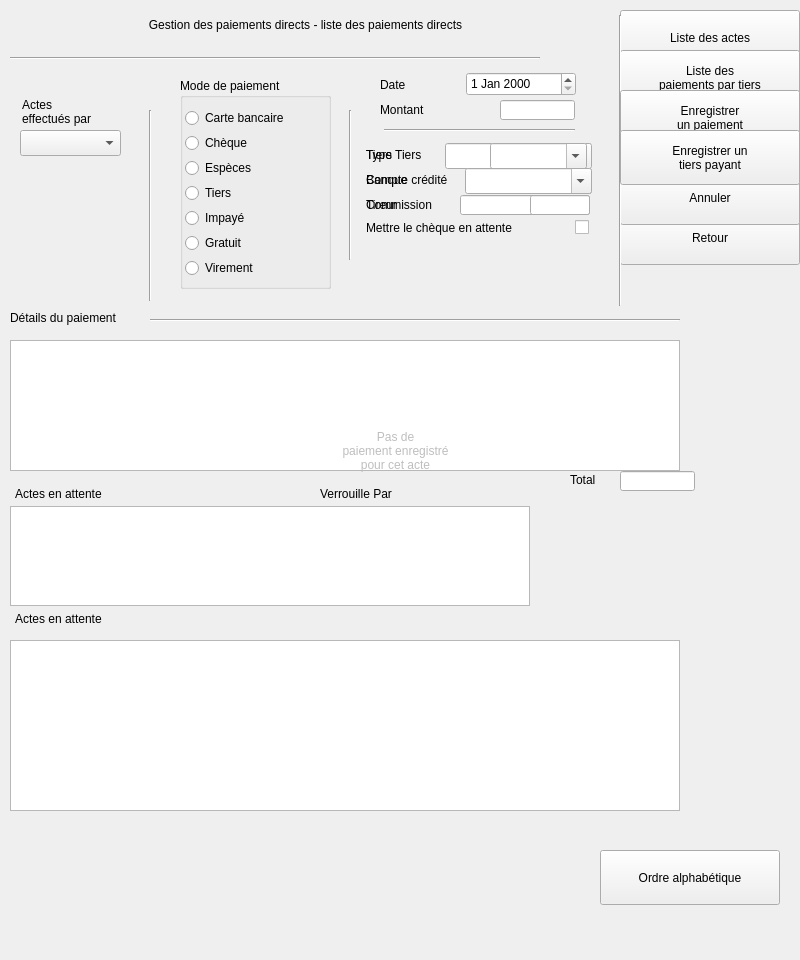
<?xml version="1.0" encoding="UTF-8"?>
<ui version="4.0">
 <class>dlg_paiement</class>
 <widget class="QDialog" name="dlg_paiement">
  <property name="geometry">
   <rect>
    <x>0</x>
    <y>0</y>
    <width>800</width>
    <height>960</height>
   </rect>
  </property>
  <property name="sizePolicy">
   <sizepolicy hsizetype="Minimum" vsizetype="Fixed">
    <horstretch>0</horstretch>
    <verstretch>0</verstretch>
   </sizepolicy>
  </property>
  <property name="minimumSize">
   <size>
    <width>800</width>
    <height>960</height>
   </size>
  </property>
  <property name="maximumSize">
   <size>
    <width>800</width>
    <height>960</height>
   </size>
  </property>
  <property name="windowTitle">
   <string>Dialog</string>
  </property>
  <widget class="QFrame" name="TypePaiementframe">
   <property name="geometry">
    <rect>
     <x>170</x>
     <y>70</y>
     <width>430</width>
     <height>230</height>
    </rect>
   </property>
   <property name="minimumSize">
    <size>
     <width>0</width>
     <height>135</height>
    </size>
   </property>
   <property name="maximumSize">
    <size>
     <width>520</width>
     <height>250</height>
    </size>
   </property>
   <property name="frameShape">
    <enum>QFrame::NoFrame</enum>
   </property>
   <property name="frameShadow">
    <enum>QFrame::Raised</enum>
   </property>
   <widget class="QComboBox" name="TierscomboBox">
    <property name="geometry">
     <rect>
      <x>275</x>
      <y>73</y>
      <width>147</width>
      <height>26</height>
     </rect>
    </property>
    <property name="editable">
     <bool>true</bool>
    </property>
   </widget>
   <widget class="QLineEdit" name="MontantlineEdit">
    <property name="geometry">
     <rect>
      <x>330</x>
      <y>30</y>
      <width>75</width>
      <height>20</height>
     </rect>
    </property>
   </widget>
   <widget class="QLineEdit" name="TireurChequelineEdit">
    <property name="geometry">
     <rect>
      <x>290</x>
      <y>125</y>
      <width>130</width>
      <height>20</height>
     </rect>
    </property>
   </widget>
   <widget class="QComboBox" name="BanqueChequecomboBox">
    <property name="geometry">
     <rect>
      <x>325</x>
      <y>98</y>
      <width>97</width>
      <height>26</height>
     </rect>
    </property>
    <property name="editable">
     <bool>true</bool>
    </property>
    <property name="insertPolicy">
     <enum>QComboBox::NoInsert</enum>
    </property>
   </widget>
   <widget class="QLabel" name="TiersPayeurlabel">
    <property name="geometry">
     <rect>
      <x>196</x>
      <y>75</y>
      <width>60</width>
      <height>20</height>
     </rect>
    </property>
    <property name="text">
     <string>Tiers</string>
    </property>
   </widget>
   <widget class="QLabel" name="Banquelabel">
    <property name="geometry">
     <rect>
      <x>196</x>
      <y>100</y>
      <width>60</width>
      <height>20</height>
     </rect>
    </property>
    <property name="text">
     <string>Banque</string>
    </property>
   </widget>
   <widget class="QLabel" name="Tireurlabel">
    <property name="geometry">
     <rect>
      <x>196</x>
      <y>125</y>
      <width>60</width>
      <height>20</height>
     </rect>
    </property>
    <property name="text">
     <string>Tireur</string>
    </property>
   </widget>
   <widget class="QLabel" name="Montantlabel">
    <property name="geometry">
     <rect>
      <x>210</x>
      <y>30</y>
      <width>60</width>
      <height>20</height>
     </rect>
    </property>
    <property name="text">
     <string>Montant</string>
    </property>
   </widget>
   <widget class="QGroupBox" name="PaiementgroupBox">
    <property name="geometry">
     <rect>
      <x>10</x>
      <y>8</y>
      <width>151</width>
      <height>211</height>
     </rect>
    </property>
    <property name="focusPolicy">
     <enum>Qt::NoFocus</enum>
    </property>
    <property name="title">
     <string>Mode de paiement</string>
    </property>
    <property name="flat">
     <bool>false</bool>
    </property>
    <property name="checkable">
     <bool>false</bool>
    </property>
    <widget class="QRadioButton" name="ChequeradioButton">
     <property name="geometry">
      <rect>
       <x>5</x>
       <y>55</y>
       <width>130</width>
       <height>20</height>
      </rect>
     </property>
     <property name="focusPolicy">
      <enum>Qt::StrongFocus</enum>
     </property>
     <property name="text">
      <string>Chèque</string>
     </property>
    </widget>
    <widget class="QRadioButton" name="CarteCreditradioButton">
     <property name="geometry">
      <rect>
       <x>5</x>
       <y>30</y>
       <width>130</width>
       <height>20</height>
      </rect>
     </property>
     <property name="focusPolicy">
      <enum>Qt::StrongFocus</enum>
     </property>
     <property name="text">
      <string>Carte bancaire</string>
     </property>
    </widget>
    <widget class="QRadioButton" name="EspecesradioButton">
     <property name="geometry">
      <rect>
       <x>5</x>
       <y>80</y>
       <width>130</width>
       <height>20</height>
      </rect>
     </property>
     <property name="focusPolicy">
      <enum>Qt::StrongFocus</enum>
     </property>
     <property name="text">
      <string>Espèces</string>
     </property>
    </widget>
    <widget class="QRadioButton" name="TiersradioButton">
     <property name="geometry">
      <rect>
       <x>5</x>
       <y>105</y>
       <width>130</width>
       <height>20</height>
      </rect>
     </property>
     <property name="text">
      <string>Tiers</string>
     </property>
    </widget>
    <widget class="QRadioButton" name="ImpayeradioButton">
     <property name="geometry">
      <rect>
       <x>5</x>
       <y>130</y>
       <width>130</width>
       <height>20</height>
      </rect>
     </property>
     <property name="text">
      <string>Impayé</string>
     </property>
    </widget>
    <widget class="QRadioButton" name="GratuitradioButton">
     <property name="geometry">
      <rect>
       <x>5</x>
       <y>155</y>
       <width>130</width>
       <height>20</height>
      </rect>
     </property>
     <property name="text">
      <string>Gratuit</string>
     </property>
    </widget>
    <widget class="QRadioButton" name="VirementradioButton">
     <property name="geometry">
      <rect>
       <x>5</x>
       <y>180</y>
       <width>130</width>
       <height>20</height>
      </rect>
     </property>
     <property name="focusPolicy">
      <enum>Qt::StrongFocus</enum>
     </property>
     <property name="text">
      <string>Virement</string>
     </property>
    </widget>
   </widget>
   <widget class="QCheckBox" name="EnAttentecheckBox">
    <property name="geometry">
     <rect>
      <x>405</x>
      <y>150</y>
      <width>18</width>
      <height>15</height>
     </rect>
    </property>
    <property name="focusPolicy">
     <enum>Qt::NoFocus</enum>
    </property>
    <property name="text">
     <string/>
    </property>
   </widget>
   <widget class="QLabel" name="EnAttentelabel">
    <property name="geometry">
     <rect>
      <x>196</x>
      <y>150</y>
      <width>181</width>
      <height>16</height>
     </rect>
    </property>
    <property name="text">
     <string>Mettre le chèque en attente</string>
    </property>
   </widget>
   <widget class="Line" name="line">
    <property name="geometry">
     <rect>
      <x>170</x>
      <y>40</y>
      <width>20</width>
      <height>150</height>
     </rect>
    </property>
    <property name="orientation">
     <enum>Qt::Vertical</enum>
    </property>
   </widget>
   <widget class="QDateEdit" name="dateEdit">
    <property name="geometry">
     <rect>
      <x>296</x>
      <y>2</y>
      <width>110</width>
      <height>24</height>
     </rect>
    </property>
    <property name="buttonSymbols">
     <enum>QAbstractSpinBox::UpDownArrows</enum>
    </property>
    <property name="maximumDate">
     <date>
      <year>2050</year>
      <month>12</month>
      <day>31</day>
     </date>
    </property>
    <property name="minimumDate">
     <date>
      <year>1990</year>
      <month>1</month>
      <day>1</day>
     </date>
    </property>
   </widget>
   <widget class="QLabel" name="CompteCreditelabel">
    <property name="geometry">
     <rect>
      <x>196</x>
      <y>100</y>
      <width>101</width>
      <height>20</height>
     </rect>
    </property>
    <property name="text">
     <string>Compte crédité</string>
    </property>
   </widget>
   <widget class="Line" name="line_3">
    <property name="geometry">
     <rect>
      <x>214</x>
      <y>50</y>
      <width>191</width>
      <height>20</height>
     </rect>
    </property>
    <property name="orientation">
     <enum>Qt::Horizontal</enum>
    </property>
   </widget>
   <widget class="QLineEdit" name="CommissionlineEdit">
    <property name="geometry">
     <rect>
      <x>360</x>
      <y>125</y>
      <width>60</width>
      <height>20</height>
     </rect>
    </property>
   </widget>
   <widget class="QLabel" name="Commissionlabel">
    <property name="geometry">
     <rect>
      <x>196</x>
      <y>125</y>
      <width>90</width>
      <height>20</height>
     </rect>
    </property>
    <property name="text">
     <string>Commission</string>
    </property>
   </widget>
   <widget class="QLabel" name="TypeTierslabel">
    <property name="geometry">
     <rect>
      <x>196</x>
      <y>75</y>
      <width>71</width>
      <height>20</height>
     </rect>
    </property>
    <property name="text">
     <string>Type Tiers</string>
    </property>
   </widget>
   <widget class="QComboBox" name="TypeTierscomboBox">
    <property name="geometry">
     <rect>
      <x>320</x>
      <y>73</y>
      <width>97</width>
      <height>26</height>
     </rect>
    </property>
    <property name="editable">
     <bool>true</bool>
    </property>
   </widget>
   <widget class="QLabel" name="Datelabel">
    <property name="geometry">
     <rect>
      <x>210</x>
      <y>5</y>
      <width>60</width>
      <height>20</height>
     </rect>
    </property>
    <property name="text">
     <string>Date</string>
    </property>
   </widget>
   <widget class="QComboBox" name="ComptesupComboBox">
    <property name="geometry">
     <rect>
      <x>295</x>
      <y>98</y>
      <width>127</width>
      <height>26</height>
     </rect>
    </property>
    <property name="editable">
     <bool>true</bool>
    </property>
   </widget>
  </widget>
  <widget class="QFrame" name="Detailsframe">
   <property name="geometry">
    <rect>
     <x>10</x>
     <y>310</y>
     <width>780</width>
     <height>601</height>
    </rect>
   </property>
   <property name="minimumSize">
    <size>
     <width>720</width>
     <height>510</height>
    </size>
   </property>
   <property name="maximumSize">
    <size>
     <width>800</width>
     <height>700</height>
    </size>
   </property>
   <property name="frameShape">
    <enum>QFrame::NoFrame</enum>
   </property>
   <property name="frameShadow">
    <enum>QFrame::Raised</enum>
   </property>
   <widget class="UpTableWidget" name="DetailupTableWidget">
    <property name="geometry">
     <rect>
      <x>0</x>
      <y>30</y>
      <width>670</width>
      <height>131</height>
     </rect>
    </property>
    <property name="minimumSize">
     <size>
      <width>520</width>
      <height>0</height>
     </size>
    </property>
    <property name="maximumSize">
     <size>
      <width>16777215</width>
      <height>720</height>
     </size>
    </property>
    <property name="focusPolicy">
     <enum>Qt::ClickFocus</enum>
    </property>
    <property name="horizontalScrollBarPolicy">
     <enum>Qt::ScrollBarAlwaysOff</enum>
    </property>
    <property name="editTriggers">
     <set>QAbstractItemView::NoEditTriggers</set>
    </property>
    <property name="selectionMode">
     <enum>QAbstractItemView::SingleSelection</enum>
    </property>
    <property name="selectionBehavior">
     <enum>QAbstractItemView::SelectRows</enum>
    </property>
    <attribute name="verticalHeaderVisible">
     <bool>false</bool>
    </attribute>
    <attribute name="verticalHeaderHighlightSections">
     <bool>false</bool>
    </attribute>
   </widget>
   <widget class="QLineEdit" name="TotallineEdit">
    <property name="geometry">
     <rect>
      <x>610</x>
      <y>161</y>
      <width>75</width>
      <height>20</height>
     </rect>
    </property>
    <property name="focusPolicy">
     <enum>Qt::NoFocus</enum>
    </property>
    <property name="alignment">
     <set>Qt::AlignRight|Qt::AlignTrailing|Qt::AlignVCenter</set>
    </property>
   </widget>
   <widget class="UpTableWidget" name="ListeupTableWidget">
    <property name="geometry">
     <rect>
      <x>0</x>
      <y>330</y>
      <width>670</width>
      <height>171</height>
     </rect>
    </property>
    <property name="minimumSize">
     <size>
      <width>520</width>
      <height>0</height>
     </size>
    </property>
    <property name="maximumSize">
     <size>
      <width>16777215</width>
      <height>16777215</height>
     </size>
    </property>
    <property name="mouseTracking">
     <bool>true</bool>
    </property>
    <property name="focusPolicy">
     <enum>Qt::StrongFocus</enum>
    </property>
    <property name="contextMenuPolicy">
     <enum>Qt::CustomContextMenu</enum>
    </property>
    <property name="horizontalScrollBarPolicy">
     <enum>Qt::ScrollBarAlwaysOff</enum>
    </property>
    <property name="autoScroll">
     <bool>true</bool>
    </property>
    <property name="editTriggers">
     <set>QAbstractItemView::NoEditTriggers</set>
    </property>
    <property name="tabKeyNavigation">
     <bool>false</bool>
    </property>
    <property name="showDropIndicator" stdset="0">
     <bool>false</bool>
    </property>
    <property name="dragDropOverwriteMode">
     <bool>false</bool>
    </property>
    <property name="selectionMode">
     <enum>QAbstractItemView::SingleSelection</enum>
    </property>
    <property name="selectionBehavior">
     <enum>QAbstractItemView::SelectRows</enum>
    </property>
    <property name="wordWrap">
     <bool>true</bool>
    </property>
    <property name="cornerButtonEnabled">
     <bool>true</bool>
    </property>
    <attribute name="verticalHeaderVisible">
     <bool>false</bool>
    </attribute>
    <attribute name="verticalHeaderDefaultSectionSize">
     <number>0</number>
    </attribute>
    <attribute name="verticalHeaderHighlightSections">
     <bool>false</bool>
    </attribute>
    <attribute name="verticalHeaderMinimumSectionSize">
     <number>0</number>
    </attribute>
   </widget>
   <widget class="QLabel" name="ActesEnAttentelabel">
    <property name="geometry">
     <rect>
      <x>5</x>
      <y>176</y>
      <width>501</width>
      <height>16</height>
     </rect>
    </property>
    <property name="focusPolicy">
     <enum>Qt::NoFocus</enum>
    </property>
    <property name="text">
     <string>Actes en attente</string>
    </property>
   </widget>
   <widget class="QLabel" name="Totallabel">
    <property name="geometry">
     <rect>
      <x>560</x>
      <y>162</y>
      <width>60</width>
      <height>16</height>
     </rect>
    </property>
    <property name="text">
     <string>Total</string>
    </property>
   </widget>
   <widget class="UpTableWidget" name="SalleDAttenteupTableWidget">
    <property name="geometry">
     <rect>
      <x>0</x>
      <y>196</y>
      <width>520</width>
      <height>100</height>
     </rect>
    </property>
    <property name="minimumSize">
     <size>
      <width>520</width>
      <height>0</height>
     </size>
    </property>
    <property name="maximumSize">
     <size>
      <width>720</width>
      <height>16777215</height>
     </size>
    </property>
    <property name="focusPolicy">
     <enum>Qt::ClickFocus</enum>
    </property>
    <property name="horizontalScrollBarPolicy">
     <enum>Qt::ScrollBarAlwaysOff</enum>
    </property>
    <property name="editTriggers">
     <set>QAbstractItemView::NoEditTriggers</set>
    </property>
    <property name="selectionMode">
     <enum>QAbstractItemView::SingleSelection</enum>
    </property>
    <property name="selectionBehavior">
     <enum>QAbstractItemView::SelectRows</enum>
    </property>
    <attribute name="verticalHeaderVisible">
     <bool>false</bool>
    </attribute>
    <attribute name="verticalHeaderHighlightSections">
     <bool>false</bool>
    </attribute>
   </widget>
   <widget class="UpPushButton" name="OrdreupPushButton">
    <property name="geometry">
     <rect>
      <x>590</x>
      <y>540</y>
      <width>180</width>
      <height>55</height>
     </rect>
    </property>
    <property name="focusPolicy">
     <enum>Qt::NoFocus</enum>
    </property>
    <property name="text">
     <string>Ordre alphabétique</string>
    </property>
    <property name="icon">
     <iconset resource="../assets/Images/images.qrc">
      <normaloff>:/tri.png</normaloff>:/tri.png</iconset>
    </property>
    <property name="iconSize">
     <size>
      <width>20</width>
      <height>20</height>
     </size>
    </property>
    <property name="autoDefault">
     <bool>false</bool>
    </property>
   </widget>
   <widget class="QLabel" name="ActesEnAttentelabel_2">
    <property name="geometry">
     <rect>
      <x>5</x>
      <y>301</y>
      <width>500</width>
      <height>16</height>
     </rect>
    </property>
    <property name="focusPolicy">
     <enum>Qt::NoFocus</enum>
    </property>
    <property name="text">
     <string>Actes en attente</string>
    </property>
   </widget>
   <widget class="QLabel" name="VerrouilleParlabel">
    <property name="geometry">
     <rect>
      <x>310</x>
      <y>176</y>
      <width>250</width>
      <height>16</height>
     </rect>
    </property>
    <property name="text">
     <string>Verrouille Par</string>
    </property>
   </widget>
   <widget class="QLabel" name="ActesEnAttentelabel_3">
    <property name="geometry">
     <rect>
      <x>0</x>
      <y>0</y>
      <width>131</width>
      <height>16</height>
     </rect>
    </property>
    <property name="focusPolicy">
     <enum>Qt::NoFocus</enum>
    </property>
    <property name="text">
     <string>Détails du paiement</string>
    </property>
   </widget>
   <widget class="Line" name="line2">
    <property name="geometry">
     <rect>
      <x>140</x>
      <y>0</y>
      <width>530</width>
      <height>20</height>
     </rect>
    </property>
    <property name="maximumSize">
     <size>
      <width>16777215</width>
      <height>16777215</height>
     </size>
    </property>
    <property name="orientation">
     <enum>Qt::Horizontal</enum>
    </property>
   </widget>
  </widget>
  <widget class="Line" name="line0">
   <property name="geometry">
    <rect>
     <x>10</x>
     <y>50</y>
     <width>530</width>
     <height>16</height>
    </rect>
   </property>
   <property name="maximumSize">
    <size>
     <width>1677215</width>
     <height>16777215</height>
    </size>
   </property>
   <property name="orientation">
    <enum>Qt::Horizontal</enum>
   </property>
  </widget>
  <widget class="QFrame" name="Buttonsframe">
   <property name="geometry">
    <rect>
     <x>610</x>
     <y>10</y>
     <width>191</width>
     <height>301</height>
    </rect>
   </property>
   <property name="frameShape">
    <enum>QFrame::NoFrame</enum>
   </property>
   <property name="frameShadow">
    <enum>QFrame::Raised</enum>
   </property>
   <widget class="UpPushButton" name="OKupPushButton">
    <property name="geometry">
     <rect>
      <x>10</x>
      <y>200</y>
      <width>180</width>
      <height>55</height>
     </rect>
    </property>
    <property name="sizePolicy">
     <sizepolicy hsizetype="Minimum" vsizetype="Fixed">
      <horstretch>100</horstretch>
      <verstretch>0</verstretch>
     </sizepolicy>
    </property>
    <property name="focusPolicy">
     <enum>Qt::NoFocus</enum>
    </property>
    <property name="text">
     <string>Retour</string>
    </property>
    <property name="icon">
     <iconset resource="../assets/Images/images.qrc">
      <normaloff>:/start.png</normaloff>:/start.png</iconset>
    </property>
    <property name="iconSize">
     <size>
      <width>30</width>
      <height>30</height>
     </size>
    </property>
    <property name="shortcut">
     <string>Meta+Return</string>
    </property>
    <property name="autoDefault">
     <bool>false</bool>
    </property>
    <property name="default">
     <bool>false</bool>
    </property>
    <property name="flat">
     <bool>false</bool>
    </property>
   </widget>
   <widget class="UpPushButton" name="ListActesupPushButton">
    <property name="geometry">
     <rect>
      <x>10</x>
      <y>0</y>
      <width>180</width>
      <height>55</height>
     </rect>
    </property>
    <property name="focusPolicy">
     <enum>Qt::NoFocus</enum>
    </property>
    <property name="text">
     <string>Liste des actes</string>
    </property>
    <property name="icon">
     <iconset resource="../assets/Images/images.qrc">
      <normaloff>:/egyptian-eye.png</normaloff>:/egyptian-eye.png</iconset>
    </property>
    <property name="iconSize">
     <size>
      <width>45</width>
      <height>45</height>
     </size>
    </property>
    <property name="autoDefault">
     <bool>false</bool>
    </property>
   </widget>
   <widget class="UpPushButton" name="AnnulupPushButton">
    <property name="geometry">
     <rect>
      <x>10</x>
      <y>160</y>
      <width>180</width>
      <height>55</height>
     </rect>
    </property>
    <property name="focusPolicy">
     <enum>Qt::NoFocus</enum>
    </property>
    <property name="text">
     <string>Annuler</string>
    </property>
    <property name="icon">
     <iconset resource="../assets/Images/images.qrc">
      <normaloff>:/Supprime.png</normaloff>:/Supprime.png</iconset>
    </property>
    <property name="iconSize">
     <size>
      <width>30</width>
      <height>30</height>
     </size>
    </property>
    <property name="autoDefault">
     <bool>false</bool>
    </property>
   </widget>
   <widget class="UpPushButton" name="ListPaiementsTiersupPushButton">
    <property name="geometry">
     <rect>
      <x>10</x>
      <y>40</y>
      <width>180</width>
      <height>55</height>
     </rect>
    </property>
    <property name="focusPolicy">
     <enum>Qt::NoFocus</enum>
    </property>
    <property name="text">
     <string>Liste des
paiements par tiers</string>
    </property>
    <property name="icon">
     <iconset resource="../assets/Images/images.qrc">
      <normaloff>:/RARFile.ico</normaloff>:/RARFile.ico</iconset>
    </property>
    <property name="iconSize">
     <size>
      <width>32</width>
      <height>32</height>
     </size>
    </property>
    <property name="autoDefault">
     <bool>false</bool>
    </property>
   </widget>
   <widget class="Line" name="line_2">
    <property name="geometry">
     <rect>
      <x>0</x>
      <y>5</y>
      <width>20</width>
      <height>291</height>
     </rect>
    </property>
    <property name="orientation">
     <enum>Qt::Vertical</enum>
    </property>
   </widget>
   <widget class="UpPushButton" name="NouvPaiementupPushButton">
    <property name="geometry">
     <rect>
      <x>10</x>
      <y>80</y>
      <width>180</width>
      <height>55</height>
     </rect>
    </property>
    <property name="focusPolicy">
     <enum>Qt::NoFocus</enum>
    </property>
    <property name="text">
     <string>Enregistrer
un paiement</string>
    </property>
    <property name="icon">
     <iconset resource="../assets/Images/images.qrc">
      <normaloff>:/credit_cards_256.png</normaloff>:/credit_cards_256.png</iconset>
    </property>
    <property name="iconSize">
     <size>
      <width>25</width>
      <height>25</height>
     </size>
    </property>
    <property name="autoDefault">
     <bool>false</bool>
    </property>
   </widget>
   <widget class="UpPushButton" name="NouvTiersupPushButton">
    <property name="geometry">
     <rect>
      <x>10</x>
      <y>120</y>
      <width>180</width>
      <height>55</height>
     </rect>
    </property>
    <property name="focusPolicy">
     <enum>Qt::NoFocus</enum>
    </property>
    <property name="text">
     <string notr="true">Enregistrer un
tiers payant</string>
    </property>
    <property name="icon">
     <iconset resource="../assets/Images/images.qrc">
      <normaloff>:/accueil.png</normaloff>:/accueil.png</iconset>
    </property>
    <property name="iconSize">
     <size>
      <width>30</width>
      <height>30</height>
     </size>
    </property>
    <property name="autoDefault">
     <bool>false</bool>
    </property>
    <property name="flat">
     <bool>false</bool>
    </property>
   </widget>
  </widget>
  <widget class="QComboBox" name="UserscomboBox">
   <property name="geometry">
    <rect>
     <x>20</x>
     <y>130</y>
     <width>101</width>
     <height>26</height>
    </rect>
   </property>
   <property name="focusPolicy">
    <enum>Qt::NoFocus</enum>
   </property>
   <property name="currentText">
    <string/>
   </property>
  </widget>
  <widget class="QLabel" name="RecImageLabel">
   <property name="geometry">
    <rect>
     <x>25</x>
     <y>170</y>
     <width>80</width>
     <height>80</height>
    </rect>
   </property>
   <property name="maximumSize">
    <size>
     <width>16777215</width>
     <height>16777215</height>
    </size>
   </property>
   <property name="text">
    <string/>
   </property>
   <property name="textFormat">
    <enum>Qt::AutoText</enum>
   </property>
   <property name="scaledContents">
    <bool>false</bool>
   </property>
   <property name="alignment">
    <set>Qt::AlignCenter</set>
   </property>
   <property name="wordWrap">
    <bool>false</bool>
   </property>
  </widget>
  <widget class="QLabel" name="Comptelabel">
   <property name="geometry">
    <rect>
     <x>22</x>
     <y>85</y>
     <width>101</width>
     <height>41</height>
    </rect>
   </property>
   <property name="text">
    <string>Actes
effectués par</string>
   </property>
   <property name="alignment">
    <set>Qt::AlignBottom|Qt::AlignLeading|Qt::AlignLeft</set>
   </property>
  </widget>
  <widget class="QLabel" name="Utilisateurlabel">
   <property name="geometry">
    <rect>
     <x>10</x>
     <y>15</y>
     <width>591</width>
     <height>20</height>
    </rect>
   </property>
   <property name="text">
    <string>Gestion des paiements directs - liste des paiements directs</string>
   </property>
   <property name="textFormat">
    <enum>Qt::AutoText</enum>
   </property>
   <property name="alignment">
    <set>Qt::AlignCenter</set>
   </property>
   <property name="wordWrap">
    <bool>false</bool>
   </property>
   <property name="indent">
    <number>0</number>
   </property>
   <property name="textInteractionFlags">
    <set>Qt::NoTextInteraction</set>
   </property>
  </widget>
  <widget class="Line" name="line_4">
   <property name="geometry">
    <rect>
     <x>140</x>
     <y>110</y>
     <width>20</width>
     <height>191</height>
    </rect>
   </property>
   <property name="orientation">
    <enum>Qt::Vertical</enum>
   </property>
  </widget>
  <widget class="QLabel" name="PasdePaiementlabel">
   <property name="enabled">
    <bool>false</bool>
   </property>
   <property name="geometry">
    <rect>
     <x>130</x>
     <y>310</y>
     <width>531</width>
     <height>281</height>
    </rect>
   </property>
   <property name="text">
    <string>Pas de
paiement enregistré
pour cet acte</string>
   </property>
   <property name="scaledContents">
    <bool>false</bool>
   </property>
   <property name="alignment">
    <set>Qt::AlignCenter</set>
   </property>
  </widget>
 </widget>
 <customwidgets>
  <customwidget>
   <class>UpPushButton</class>
   <extends>QPushButton</extends>
   <header>uppushbutton.h</header>
  </customwidget>
  <customwidget>
   <class>UpTableWidget</class>
   <extends>QTableWidget</extends>
   <header>uptablewidget.h</header>
  </customwidget>
 </customwidgets>
 <tabstops>
  <tabstop>UserscomboBox</tabstop>
  <tabstop>CarteCreditradioButton</tabstop>
  <tabstop>VirementradioButton</tabstop>
  <tabstop>ChequeradioButton</tabstop>
  <tabstop>EspecesradioButton</tabstop>
  <tabstop>TiersradioButton</tabstop>
  <tabstop>ImpayeradioButton</tabstop>
  <tabstop>GratuitradioButton</tabstop>
  <tabstop>dateEdit</tabstop>
  <tabstop>MontantlineEdit</tabstop>
  <tabstop>TierscomboBox</tabstop>
  <tabstop>TypeTierscomboBox</tabstop>
  <tabstop>CommissionlineEdit</tabstop>
  <tabstop>BanqueChequecomboBox</tabstop>
  <tabstop>TireurChequelineEdit</tabstop>
  <tabstop>ListeupTableWidget</tabstop>
 </tabstops>
 <resources>
  <include location="../assets/Images/images.qrc"/>
 </resources>
 <connections/>
</ui>
